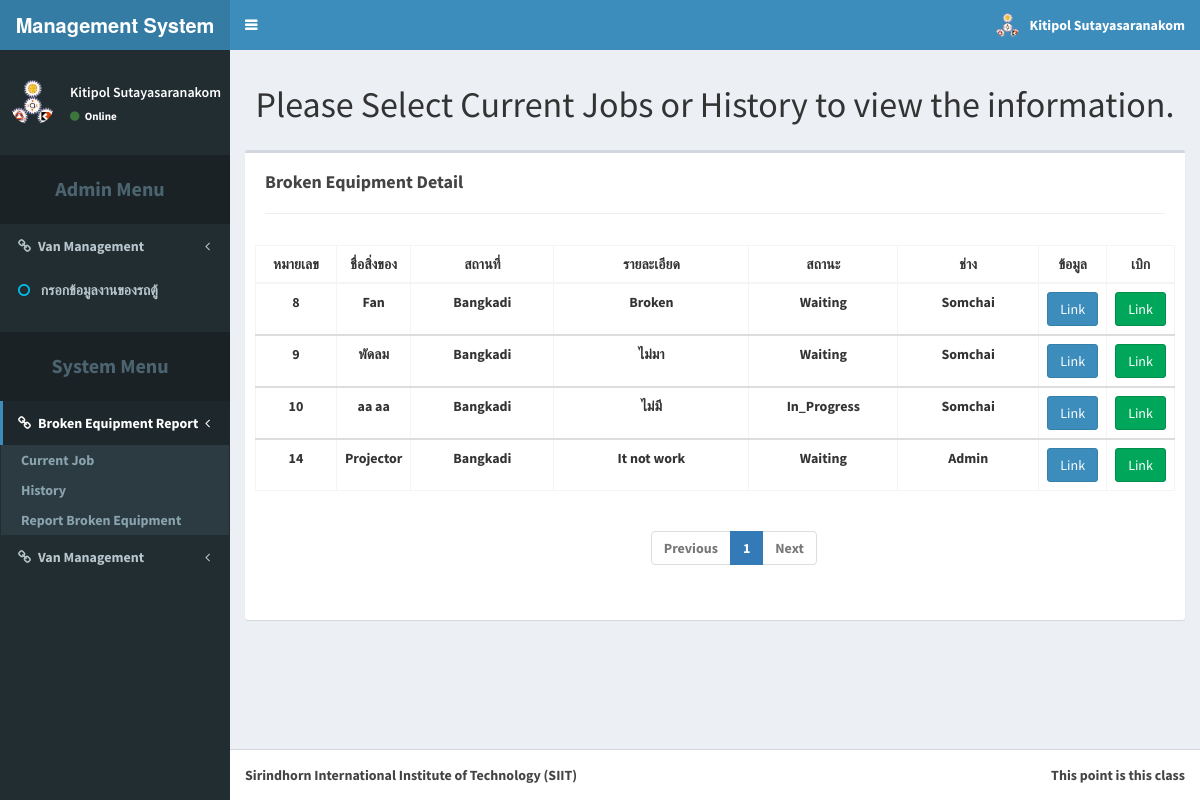
/brokenEquip.php?mode=0 (signed in), run on the app's committed database.
### tables this page shows
CREATE TABLE `broken_equipment` (
  `equipment_ID` int(11) NOT NULL AUTO_INCREMENT,
  `equipment_name` varchar(255) DEFAULT NULL,
  `equipment_campus` varchar(255) DEFAULT NULL,
  `equipment_building` varchar(255) DEFAULT NULL,
  `equipment_room` varchar(255) DEFAULT NULL,
  `equipment_decription` varchar(255) DEFAULT NULL,
  `equipment_username` varchar(255) DEFAULT NULL,
  `equipment_email` varchar(255) DEFAULT NULL,
  `equipment_latitute` int(11) DEFAULT NULL,
  `equipment_longtitute` int(11) DEFAULT NULL,
  `equipment_photo` varchar(255) DEFAULT NULL,
  `equipment_assign` int(11) NOT NULL DEFAULT '0',
  `equipment_status` varchar(255) NOT NULL DEFAULT 'Waiting',
  `equipment_date_s` date NOT NULL,
  `equipment_date_f` date DEFAULT NULL,
  PRIMARY KEY (`equipment_ID`)
);

CREATE TABLE `member` (
  `member_id` int(11) NOT NULL AUTO_INCREMENT,
  `full_name` varchar(255) DEFAULT NULL,
  `username` varchar(255) DEFAULT NULL,
  `password` varchar(255) DEFAULT NULL,
  `email` varchar(255) DEFAULT NULL,
  `member_tier` varchar(255) DEFAULT 'Normal User',
  `member_tele` varchar(50) NOT NULL,
  `member_pic` varchar(255) NOT NULL DEFAULT 'resource/profile_picture/user2-160x160.gif',
  PRIMARY KEY (`member_id`)
);

### brokenEquip.php (the view, shortened to what the rows shown need)
<!DOCTYPE html>
<?php
require_once('connect.php');
?>
<html>
<head>
  <link rel="stylesheet" href="bootstrap/css/bootstrap.css">
  <link rel="stylesheet" href="https://cdnjs.cloudflare.com/ajax/libs/font-awesome/4.5.0/css/font-awesome.min.css">
  <link rel="stylesheet" href="https://cdnjs.cloudflare.com/ajax/libs/ionicons/2.0.1/css/ionicons.min.css">
  <link rel="stylesheet" href="dist/css/AdminLTE.css">
  <link rel="stylesheet" href="dist/css/skins/skin-blue.css">
</head>
<body class="hold-transition skin-blue sidebar-mini">
<div class="wrapper">
  <div class="content-wrapper">
    <section class="content-header">
      <center>
        <h1>
          Please Select Current Jobs or History to view the information.
        </h1>
      </center>
    </section>
    <section class="content">
      <?php
      if(isset($_GET['mode'])){
        if($_GET['mode'] == 0){
      ?>
      <div class="box" style="padding-left:10px;padding-right:10px;padding-bottom:30px">
        <table id="example2" class="table table-bordered table-hover" style="width:100%;" align="center">
          <thead>
            <tr>
              <td style="text-align:center;width:10%">หมายเลข</td>
              <td style="text-align:center">ชื่อสิ่งของ</td>
              <td style="text-align:center">สถานที่</td>
              <td style="text-align:center">รายละเอียด</td>
              <td style="text-align:center">สถานะ</td>
              <td style="text-align:center">ช่าง</td>
              <td style="text-align:center">ข้อมูล</td>
              <td style="text-align:center">เบิก</td>
            </tr>
          </thead>
          <?php
            $q = "SELECT * FROM broken_equipment, member WHERE equipment_status <> 'Finish'
                                                           AND equipment_assign = member_id;";
            $res = $db -> query($q);
            while($row = $res -> fetch_array()){
          ?>
          <tbody>
            <tr>
              <td style="text-align:center"><?php echo $row['equipment_ID']; ?></td>
              <td height="50px" width="200px" style="text-align:center;"><?php echo $row['equipment_name']; ?></td>
              <td width="20%" style="text-align:center"><?php echo $row['equipment_campus']; ?></td>
              <td width="30%" style="text-align:center"><?php echo $row['equipment_decription']; ?></td>
              <td width="20%" style="text-align:center"><?php echo $row['equipment_status']; ?></td>
              <td width="20%" style="text-align:center"><?php echo $row['full_name']; ?></td>
              <td style="text-align:center;width:18%;">
                <form id="prof_form" action="brokenEquip_check.php" method="post">
                    <input type="submit" class="btn btn-block btn-primary" value="Link">
                </form>
              </td>
              <td style="text-align:center;width:18%;">
                <form id="prof_form" action="withdraw.php" method="post">
                    <input type="submit" class="btn btn-block btn-success" value="Link">
                </form>
              </td>
            </tr>
            <?php
            }
            ?>
          </tbody>
          </table>
        </div>
      <?php
        }
      }
      ?>
      </section>
  </div>
</div>
</body>
</html>

### data on the page
broken_equipment: equipment_ID "8", equipment_name "Fan", equipment_campus "Bangkadi", equipment_decription "Broken", equipment_status "Waiting", member.full_name "Somchai"
broken_equipment: equipment_ID "9", equipment_name "พัดลม", equipment_campus "Bangkadi", equipment_decription "ไม่มา", equipment_status "Waiting", member.full_name "Somchai"
broken_equipment: equipment_ID "10", equipment_name "aa aa", equipment_campus "Bangkadi", equipment_decription "ไม่มี", equipment_status "In_Progress", member.full_name "Somchai"
broken_equipment: equipment_ID "14", equipment_name "Projector", equipment_campus "Bangkadi", equipment_decription "It not work", equipment_status "Waiting", member.full_name "Admin"

### other printed values
$_SESSION['fname'] "Kitipol Sutayasaranakom"
